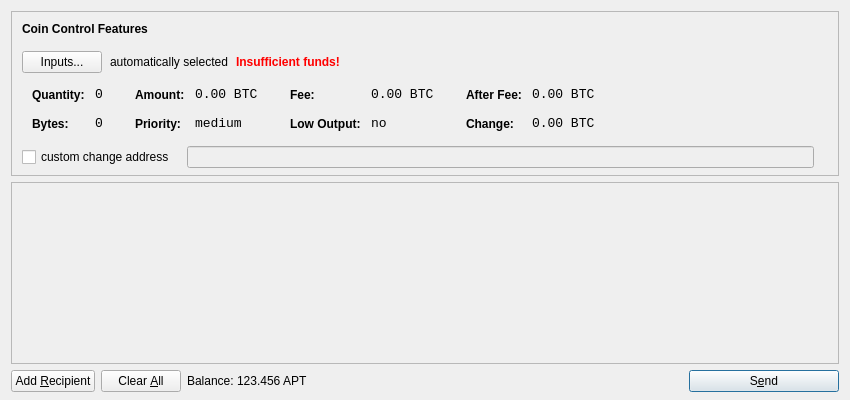
<?xml version="1.0" encoding="UTF-8"?>
<ui version="4.0">
 <class>SendCoinsDialog</class>
 <widget class="QDialog" name="SendCoinsDialog">
  <property name="geometry">
   <rect>
    <x>0</x>
    <y>0</y>
    <width>850</width>
    <height>400</height>
   </rect>
  </property>
  <property name="windowTitle">
   <string>Send Coins</string>
  </property>
  <layout class="QVBoxLayout" name="verticalLayout" stretch="0,1,0">
   <property name="bottomMargin">
    <number>8</number>
   </property>
   <item>
    <widget class="QFrame" name="frameCoinControl">
     <property name="sizePolicy">
      <sizepolicy hsizetype="Expanding" vsizetype="Expanding">
       <horstretch>0</horstretch>
       <verstretch>0</verstretch>
      </sizepolicy>
     </property>
     <property name="maximumSize">
      <size>
       <width>16777215</width>
       <height>16777215</height>
      </size>
     </property>
     <property name="frameShape">
      <enum>QFrame::StyledPanel</enum>
     </property>
     <property name="frameShadow">
      <enum>QFrame::Sunken</enum>
     </property>
     <layout class="QVBoxLayout" name="verticalLayoutCoinControl2">
      <property name="spacing">
       <number>-1</number>
      </property>
      <property name="leftMargin">
       <number>0</number>
      </property>
      <property name="topMargin">
       <number>0</number>
      </property>
      <property name="rightMargin">
       <number>0</number>
      </property>
      <property name="bottomMargin">
       <number>6</number>
      </property>
      <item>
       <layout class="QVBoxLayout" name="verticalLayoutCoinControl" stretch="0,0,0,0,1">
        <property name="spacing">
         <number>0</number>
        </property>
        <property name="leftMargin">
         <number>10</number>
        </property>
        <property name="topMargin">
         <number>10</number>
        </property>
        <item>
         <layout class="QHBoxLayout" name="horizontalLayoutCoinControl1">
          <property name="bottomMargin">
           <number>15</number>
          </property>
          <item>
           <widget class="QLabel" name="labelCoinControlFeatures">
            <property name="sizePolicy">
             <sizepolicy hsizetype="Preferred" vsizetype="Maximum">
              <horstretch>0</horstretch>
              <verstretch>0</verstretch>
             </sizepolicy>
            </property>
            <property name="font">
             <font>
              <weight>75</weight>
              <bold>true</bold>
             </font>
            </property>
            <property name="styleSheet">
             <string notr="true">font-weight:bold;</string>
            </property>
            <property name="text">
             <string>Coin Control Features</string>
            </property>
           </widget>
          </item>
         </layout>
        </item>
        <item>
         <layout class="QHBoxLayout" name="horizontalLayoutCoinControl2" stretch="0,0,0,0">
          <property name="spacing">
           <number>8</number>
          </property>
          <property name="bottomMargin">
           <number>10</number>
          </property>
          <item>
           <widget class="QPushButton" name="pushButtonCoinControl">
            <property name="styleSheet">
             <string notr="true"/>
            </property>
            <property name="text">
             <string>Inputs...</string>
            </property>
           </widget>
          </item>
          <item>
           <widget class="QLabel" name="labelCoinControlAutomaticallySelected">
            <property name="text">
             <string>automatically selected</string>
            </property>
            <property name="margin">
             <number>5</number>
            </property>
           </widget>
          </item>
          <item>
           <widget class="QLabel" name="labelCoinControlInsuffFunds">
            <property name="font">
             <font>
              <weight>75</weight>
              <bold>true</bold>
             </font>
            </property>
            <property name="styleSheet">
             <string notr="true">color:red;font-weight:bold;</string>
            </property>
            <property name="text">
             <string>Insufficient funds!</string>
            </property>
            <property name="margin">
             <number>5</number>
            </property>
           </widget>
          </item>
          <item>
           <spacer name="horizontalSpacerCoinControl">
            <property name="orientation">
             <enum>Qt::Horizontal</enum>
            </property>
            <property name="sizeHint" stdset="0">
             <size>
              <width>40</width>
              <height>1</height>
             </size>
            </property>
           </spacer>
          </item>
         </layout>
        </item>
        <item>
         <widget class="QWidget" name="widgetCoinControl" native="true">
          <property name="sizePolicy">
           <sizepolicy hsizetype="Preferred" vsizetype="Preferred">
            <horstretch>0</horstretch>
            <verstretch>0</verstretch>
           </sizepolicy>
          </property>
          <property name="minimumSize">
           <size>
            <width>0</width>
            <height>0</height>
           </size>
          </property>
          <property name="styleSheet">
           <string notr="true"/>
          </property>
          <layout class="QHBoxLayout" name="horizontalLayoutCoinControl5">
           <property name="margin">
            <number>0</number>
           </property>
           <item>
            <layout class="QHBoxLayout" name="horizontalLayoutCoinControl3" stretch="0,0,0,1">
             <property name="spacing">
              <number>20</number>
             </property>
             <property name="topMargin">
              <number>0</number>
             </property>
             <property name="bottomMargin">
              <number>10</number>
             </property>
             <item>
              <layout class="QFormLayout" name="formLayoutCoinControl1">
               <property name="horizontalSpacing">
                <number>10</number>
               </property>
               <property name="verticalSpacing">
                <number>14</number>
               </property>
               <property name="leftMargin">
                <number>10</number>
               </property>
               <property name="topMargin">
                <number>4</number>
               </property>
               <property name="rightMargin">
                <number>6</number>
               </property>
               <item row="0" column="0">
                <widget class="QLabel" name="labelCoinControlQuantityText">
                 <property name="styleSheet">
                  <string notr="true">font-weight:bold;</string>
                 </property>
                 <property name="text">
                  <string>Quantity:</string>
                 </property>
                 <property name="margin">
                  <number>0</number>
                 </property>
                </widget>
               </item>
               <item row="0" column="1">
                <widget class="QLabel" name="labelCoinControlQuantity">
                 <property name="font">
                  <font>
                   <family>Monospace</family>
                   <pointsize>10</pointsize>
                  </font>
                 </property>
                 <property name="cursor">
                  <cursorShape>IBeamCursor</cursorShape>
                 </property>
                 <property name="contextMenuPolicy">
                  <enum>Qt::ActionsContextMenu</enum>
                 </property>
                 <property name="text">
                  <string notr="true">0</string>
                 </property>
                 <property name="margin">
                  <number>0</number>
                 </property>
                 <property name="textInteractionFlags">
                  <set>Qt::LinksAccessibleByMouse|Qt::TextSelectableByKeyboard|Qt::TextSelectableByMouse</set>
                 </property>
                </widget>
               </item>
               <item row="1" column="0">
                <widget class="QLabel" name="labelCoinControlBytesText">
                 <property name="styleSheet">
                  <string notr="true">font-weight:bold;</string>
                 </property>
                 <property name="text">
                  <string>Bytes:</string>
                 </property>
                </widget>
               </item>
               <item row="1" column="1">
                <widget class="QLabel" name="labelCoinControlBytes">
                 <property name="font">
                  <font>
                   <family>Monospace</family>
                   <pointsize>10</pointsize>
                  </font>
                 </property>
                 <property name="cursor">
                  <cursorShape>IBeamCursor</cursorShape>
                 </property>
                 <property name="contextMenuPolicy">
                  <enum>Qt::ActionsContextMenu</enum>
                 </property>
                 <property name="text">
                  <string notr="true">0</string>
                 </property>
                 <property name="textInteractionFlags">
                  <set>Qt::LinksAccessibleByMouse|Qt::TextSelectableByKeyboard|Qt::TextSelectableByMouse</set>
                 </property>
                </widget>
               </item>
              </layout>
             </item>
             <item>
              <layout class="QFormLayout" name="formLayoutCoinControl2">
               <property name="horizontalSpacing">
                <number>10</number>
               </property>
               <property name="verticalSpacing">
                <number>14</number>
               </property>
               <property name="leftMargin">
                <number>6</number>
               </property>
               <property name="topMargin">
                <number>4</number>
               </property>
               <property name="rightMargin">
                <number>6</number>
               </property>
               <item row="0" column="0">
                <widget class="QLabel" name="labelCoinControlAmountText">
                 <property name="styleSheet">
                  <string notr="true">font-weight:bold;</string>
                 </property>
                 <property name="text">
                  <string>Amount:</string>
                 </property>
                 <property name="margin">
                  <number>0</number>
                 </property>
                </widget>
               </item>
               <item row="0" column="1">
                <widget class="QLabel" name="labelCoinControlAmount">
                 <property name="font">
                  <font>
                   <family>Monospace</family>
                   <pointsize>10</pointsize>
                  </font>
                 </property>
                 <property name="cursor">
                  <cursorShape>IBeamCursor</cursorShape>
                 </property>
                 <property name="contextMenuPolicy">
                  <enum>Qt::ActionsContextMenu</enum>
                 </property>
                 <property name="text">
                  <string notr="true">0.00 BTC</string>
                 </property>
                 <property name="textInteractionFlags">
                  <set>Qt::LinksAccessibleByMouse|Qt::TextSelectableByKeyboard|Qt::TextSelectableByMouse</set>
                 </property>
                </widget>
               </item>
               <item row="1" column="0">
                <widget class="QLabel" name="labelCoinControlPriorityText">
                 <property name="styleSheet">
                  <string notr="true">font-weight:bold;</string>
                 </property>
                 <property name="text">
                  <string>Priority:</string>
                 </property>
                </widget>
               </item>
               <item row="1" column="1">
                <widget class="QLabel" name="labelCoinControlPriority">
                 <property name="font">
                  <font>
                   <family>Monospace</family>
                   <pointsize>10</pointsize>
                  </font>
                 </property>
                 <property name="cursor">
                  <cursorShape>IBeamCursor</cursorShape>
                 </property>
                 <property name="contextMenuPolicy">
                  <enum>Qt::ActionsContextMenu</enum>
                 </property>
                 <property name="text">
                  <string>medium</string>
                 </property>
                 <property name="textInteractionFlags">
                  <set>Qt::LinksAccessibleByMouse|Qt::TextSelectableByKeyboard|Qt::TextSelectableByMouse</set>
                 </property>
                </widget>
               </item>
              </layout>
             </item>
             <item>
              <layout class="QFormLayout" name="formLayoutCoinControl3">
               <property name="horizontalSpacing">
                <number>10</number>
               </property>
               <property name="verticalSpacing">
                <number>14</number>
               </property>
               <property name="leftMargin">
                <number>6</number>
               </property>
               <property name="topMargin">
                <number>4</number>
               </property>
               <property name="rightMargin">
                <number>6</number>
               </property>
               <item row="0" column="0">
                <widget class="QLabel" name="labelCoinControlFeeText">
                 <property name="styleSheet">
                  <string notr="true">font-weight:bold;</string>
                 </property>
                 <property name="text">
                  <string>Fee:</string>
                 </property>
                 <property name="margin">
                  <number>0</number>
                 </property>
                </widget>
               </item>
               <item row="0" column="1">
                <widget class="QLabel" name="labelCoinControlFee">
                 <property name="font">
                  <font>
                   <family>Monospace</family>
                   <pointsize>10</pointsize>
                  </font>
                 </property>
                 <property name="cursor">
                  <cursorShape>IBeamCursor</cursorShape>
                 </property>
                 <property name="contextMenuPolicy">
                  <enum>Qt::ActionsContextMenu</enum>
                 </property>
                 <property name="text">
                  <string notr="true">0.00 BTC</string>
                 </property>
                 <property name="textInteractionFlags">
                  <set>Qt::LinksAccessibleByMouse|Qt::TextSelectableByKeyboard|Qt::TextSelectableByMouse</set>
                 </property>
                </widget>
               </item>
               <item row="1" column="0">
                <widget class="QLabel" name="labelCoinControlLowOutputText">
                 <property name="styleSheet">
                  <string notr="true">font-weight:bold;</string>
                 </property>
                 <property name="text">
                  <string>Low Output:</string>
                 </property>
                </widget>
               </item>
               <item row="1" column="1">
                <widget class="QLabel" name="labelCoinControlLowOutput">
                 <property name="font">
                  <font>
                   <family>Monospace</family>
                   <pointsize>10</pointsize>
                  </font>
                 </property>
                 <property name="cursor">
                  <cursorShape>IBeamCursor</cursorShape>
                 </property>
                 <property name="contextMenuPolicy">
                  <enum>Qt::ActionsContextMenu</enum>
                 </property>
                 <property name="text">
                  <string>no</string>
                 </property>
                 <property name="textInteractionFlags">
                  <set>Qt::LinksAccessibleByMouse|Qt::TextSelectableByKeyboard|Qt::TextSelectableByMouse</set>
                 </property>
                </widget>
               </item>
              </layout>
             </item>
             <item>
              <layout class="QFormLayout" name="formLayoutCoinControl4">
               <property name="horizontalSpacing">
                <number>10</number>
               </property>
               <property name="verticalSpacing">
                <number>14</number>
               </property>
               <property name="leftMargin">
                <number>6</number>
               </property>
               <property name="topMargin">
                <number>4</number>
               </property>
               <property name="rightMargin">
                <number>6</number>
               </property>
               <item row="0" column="0">
                <widget class="QLabel" name="labelCoinControlAfterFeeText">
                 <property name="styleSheet">
                  <string notr="true">font-weight:bold;</string>
                 </property>
                 <property name="text">
                  <string>After Fee:</string>
                 </property>
                 <property name="margin">
                  <number>0</number>
                 </property>
                </widget>
               </item>
               <item row="0" column="1">
                <widget class="QLabel" name="labelCoinControlAfterFee">
                 <property name="font">
                  <font>
                   <family>Monospace</family>
                   <pointsize>10</pointsize>
                  </font>
                 </property>
                 <property name="cursor">
                  <cursorShape>IBeamCursor</cursorShape>
                 </property>
                 <property name="contextMenuPolicy">
                  <enum>Qt::ActionsContextMenu</enum>
                 </property>
                 <property name="text">
                  <string notr="true">0.00 BTC</string>
                 </property>
                 <property name="textInteractionFlags">
                  <set>Qt::LinksAccessibleByMouse|Qt::TextSelectableByKeyboard|Qt::TextSelectableByMouse</set>
                 </property>
                </widget>
               </item>
               <item row="1" column="0">
                <widget class="QLabel" name="labelCoinControlChangeText">
                 <property name="styleSheet">
                  <string notr="true">font-weight:bold;</string>
                 </property>
                 <property name="text">
                  <string>Change:</string>
                 </property>
                </widget>
               </item>
               <item row="1" column="1">
                <widget class="QLabel" name="labelCoinControlChange">
                 <property name="font">
                  <font>
                   <family>Monospace</family>
                   <pointsize>10</pointsize>
                  </font>
                 </property>
                 <property name="cursor">
                  <cursorShape>IBeamCursor</cursorShape>
                 </property>
                 <property name="contextMenuPolicy">
                  <enum>Qt::ActionsContextMenu</enum>
                 </property>
                 <property name="text">
                  <string notr="true">0.00 BTC</string>
                 </property>
                 <property name="textInteractionFlags">
                  <set>Qt::LinksAccessibleByMouse|Qt::TextSelectableByKeyboard|Qt::TextSelectableByMouse</set>
                 </property>
                </widget>
               </item>
              </layout>
             </item>
            </layout>
           </item>
          </layout>
         </widget>
        </item>
        <item>
         <layout class="QHBoxLayout" name="horizontalLayoutCoinControl4" stretch="0,0,0">
          <property name="spacing">
           <number>12</number>
          </property>
          <property name="sizeConstraint">
           <enum>QLayout::SetDefaultConstraint</enum>
          </property>
          <property name="topMargin">
           <number>5</number>
          </property>
          <property name="rightMargin">
           <number>5</number>
          </property>
          <item>
           <widget class="QCheckBox" name="checkBoxCoinControlChange">
            <property name="text">
             <string>custom change address</string>
            </property>
           </widget>
          </item>
          <item>
           <widget class="QLineEdit" name="lineEditCoinControlChange">
            <property name="enabled">
             <bool>false</bool>
            </property>
            <property name="sizePolicy">
             <sizepolicy hsizetype="Expanding" vsizetype="Fixed">
              <horstretch>0</horstretch>
              <verstretch>0</verstretch>
             </sizepolicy>
            </property>
           </widget>
          </item>
          <item>
           <widget class="QLabel" name="labelCoinControlChangeLabel">
            <property name="sizePolicy">
             <sizepolicy hsizetype="Preferred" vsizetype="Expanding">
              <horstretch>0</horstretch>
              <verstretch>0</verstretch>
             </sizepolicy>
            </property>
            <property name="minimumSize">
             <size>
              <width>0</width>
              <height>0</height>
             </size>
            </property>
            <property name="text">
             <string/>
            </property>
            <property name="margin">
             <number>3</number>
            </property>
           </widget>
          </item>
         </layout>
        </item>
        <item>
         <spacer name="verticalSpacerCoinControl">
          <property name="orientation">
           <enum>Qt::Vertical</enum>
          </property>
          <property name="sizeHint" stdset="0">
           <size>
            <width>800</width>
            <height>1</height>
           </size>
          </property>
         </spacer>
        </item>
       </layout>
      </item>
     </layout>
    </widget>
   </item>
   <item>
    <widget class="QScrollArea" name="scrollArea">
     <property name="widgetResizable">
      <bool>true</bool>
     </property>
     <widget class="QWidget" name="scrollAreaWidgetContents">
      <property name="geometry">
       <rect>
        <x>0</x>
        <y>0</y>
        <width>830</width>
        <height>165</height>
       </rect>
      </property>
      <layout class="QVBoxLayout" name="verticalLayout_2">
       <property name="margin">
        <number>0</number>
       </property>
       <item>
        <layout class="QVBoxLayout" name="entries">
         <property name="spacing">
          <number>6</number>
         </property>
        </layout>
       </item>
       <item>
        <spacer name="verticalSpacer">
         <property name="orientation">
          <enum>Qt::Vertical</enum>
         </property>
         <property name="sizeHint" stdset="0">
          <size>
           <width>20</width>
           <height>40</height>
          </size>
         </property>
        </spacer>
       </item>
      </layout>
     </widget>
    </widget>
   </item>
   <item>
    <layout class="QHBoxLayout" name="horizontalLayout">
     <item>
      <widget class="QPushButton" name="addButton">
       <property name="toolTip">
        <string>Send to multiple recipients at once</string>
       </property>
       <property name="text">
        <string>Add &amp;Recipient</string>
       </property>
       <property name="icon">
        <iconset resource="../bitcoin.qrc">
         <normaloff>:/icons/add</normaloff>:/icons/add</iconset>
       </property>
       <property name="autoDefault">
        <bool>false</bool>
       </property>
      </widget>
     </item>
     <item>
      <widget class="QPushButton" name="clearButton">
       <property name="sizePolicy">
        <sizepolicy hsizetype="Minimum" vsizetype="Fixed">
         <horstretch>0</horstretch>
         <verstretch>0</verstretch>
        </sizepolicy>
       </property>
       <property name="toolTip">
        <string>Remove all transaction fields</string>
       </property>
       <property name="text">
        <string>Clear &amp;All</string>
       </property>
       <property name="icon">
        <iconset resource="../bitcoin.qrc">
         <normaloff>:/icons/remove</normaloff>:/icons/remove</iconset>
       </property>
       <property name="autoRepeatDelay">
        <number>300</number>
       </property>
       <property name="autoDefault">
        <bool>false</bool>
       </property>
      </widget>
     </item>
     <item>
      <layout class="QHBoxLayout" name="horizontalLayout_2">
       <property name="spacing">
        <number>3</number>
       </property>
       <item>
        <widget class="QLabel" name="label">
         <property name="text">
          <string>Balance:</string>
         </property>
        </widget>
       </item>
       <item>
        <widget class="QLabel" name="labelBalance">
         <property name="cursor">
          <cursorShape>IBeamCursor</cursorShape>
         </property>
         <property name="text">
          <string>123.456 APT</string>
         </property>
         <property name="textInteractionFlags">
          <set>Qt::LinksAccessibleByMouse|Qt::TextSelectableByKeyboard|Qt::TextSelectableByMouse</set>
         </property>
        </widget>
       </item>
      </layout>
     </item>
     <item>
      <spacer name="horizontalSpacer">
       <property name="orientation">
        <enum>Qt::Horizontal</enum>
       </property>
       <property name="sizeHint" stdset="0">
        <size>
         <width>40</width>
         <height>20</height>
        </size>
       </property>
      </spacer>
     </item>
     <item>
      <widget class="QPushButton" name="sendButton">
       <property name="minimumSize">
        <size>
         <width>150</width>
         <height>0</height>
        </size>
       </property>
       <property name="toolTip">
        <string>Confirm the send action</string>
       </property>
       <property name="text">
        <string>S&amp;end</string>
       </property>
       <property name="icon">
        <iconset resource="../bitcoin.qrc">
         <normaloff>:/icons/send</normaloff>:/icons/send</iconset>
       </property>
       <property name="default">
        <bool>true</bool>
       </property>
      </widget>
     </item>
    </layout>
   </item>
  </layout>
 </widget>
 <resources>
  <include location="../bitcoin.qrc"/>
 </resources>
 <connections/>
</ui>
